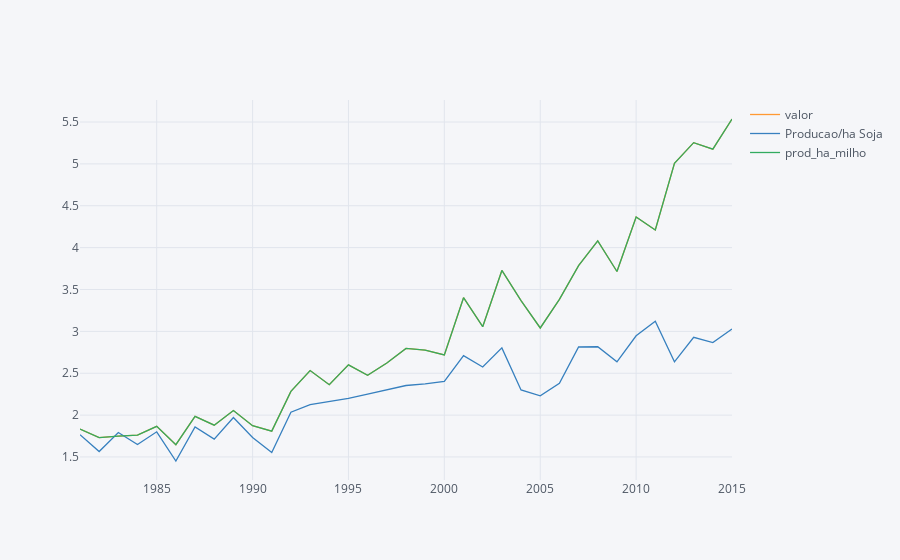

Notebook source saved alongside this figure:
### Code cell
prod_ha_milho['Producao/ha Soja'] = prod_ha_soja
prod_ha_milho.iplot()
